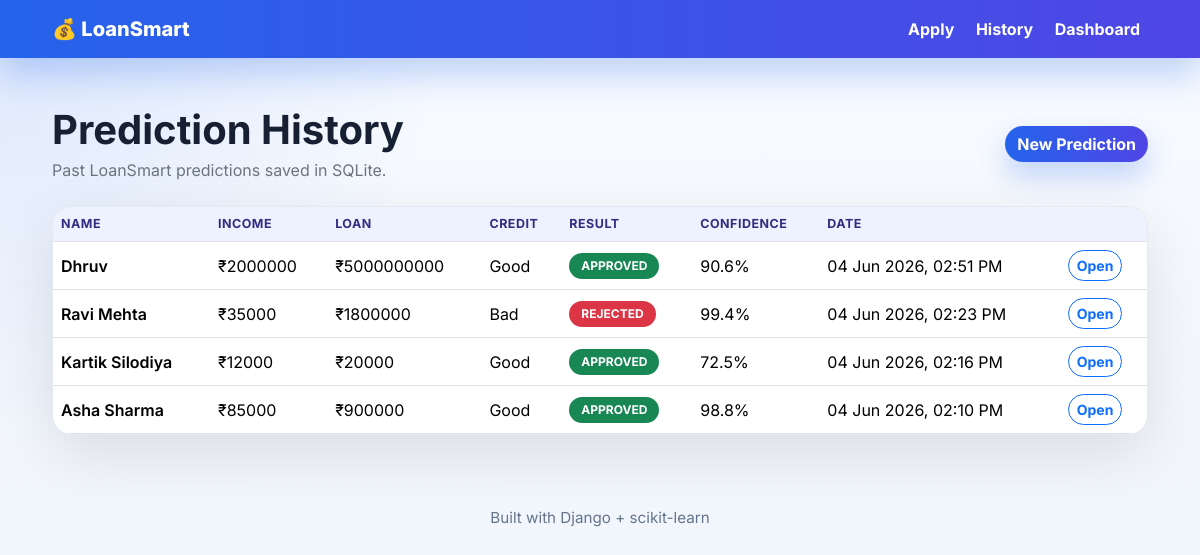
Before: /history/ with the older database file.
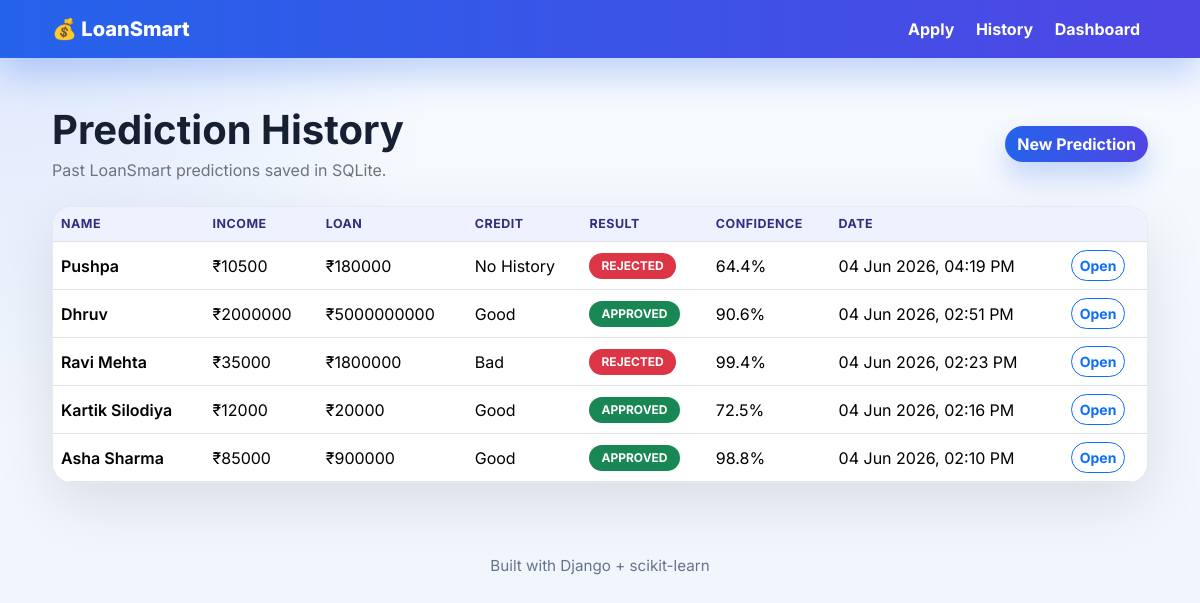
After: the same page with the newer database file.
### loan_app/models.py (models this page shows, shortened)
class LoanApplication(models.Model):
    GENDER_CHOICES = [
        ("Male", "Male"),
        ("Female", "Female"),
    ]
    EMPLOYMENT_CHOICES = [
        ("Salaried", "Salaried"),
        ("Self-Employed", "Self-Employed"),
        ("Unemployed", "Unemployed"),
    ]
    DURATION_CHOICES = [
        (12, "12 months"),
        (24, "24 months"),
        (36, "36 months"),
        (60, "60 months"),
    ]
    CREDIT_HISTORY_CHOICES = [
        ("Good", "Good"),
        ("Bad", "Bad"),
        ("No History", "No History"),
    ]
    DEPENDENTS_CHOICES = [
        ("0", "0"),
        ("1", "1"),
        ("2", "2"),
        ("3+", "3+"),
    ]
    PREDICTION_CHOICES = [
        ("APPROVED", "Approved"),
        ("REJECTED", "Rejected"),
    ]
    full_name = models.CharField(max_length=100)
    age = models.PositiveIntegerField()
    gender = models.CharField(max_length=10, choices=GENDER_CHOICES)
    monthly_income = models.PositiveIntegerField(help_text="Monthly income in ₹")
    employment_status = models.CharField(max_length=20, choices=EMPLOYMENT_CHOICES)
    loan_amount = models.PositiveIntegerField(help_text="Requested loan amount in ₹")
    loan_duration = models.PositiveIntegerField(choices=DURATION_CHOICES)
    credit_history = models.CharField(max_length=20, choices=CREDIT_HISTORY_CHOICES)
    dependents = models.CharField(max_length=2, choices=DEPENDENTS_CHOICES)
    existing_emis = models.PositiveIntegerField(default=0, help_text="Existing EMIs per month in ₹")
    prediction = models.CharField(
        max_length=10,
        choices=PREDICTION_CHOICES,
        blank=True,
    )
    confidence = models.FloatField(default=0)
    tips = models.JSONField(default=list, blank=True)
    created_at = models.DateTimeField(auto_now_add=True)
    class Meta:
        ordering = ["-created_at"]

### loan_app/views.py (the view)
# urls.py: path("history/", views.history, name="history"),
def history(request):
    applications = LoanApplication.objects.all()
    return render(request, "history.html", {"applications": applications})

### loan_app/templates/history.html (shortened to what this page needs)
{% extends "base.html" %}
{% block content %}
<div class="d-flex flex-column flex-sm-row justify-content-between align-items-sm-center gap-3 mb-4">
    <div>
        <h1 class="fw-bold mb-1">Prediction History</h1>
        <p class="text-secondary mb-0">Past LoanSmart predictions saved in SQLite.</p>
    </div>
    <a class="btn btn-gradient" href="{% url 'loan_app:form' %}">New Prediction</a>
</div>
{% if applications %}
    <div class="history-card bg-white table-responsive">
        <table class="table history-table align-middle mb-0">
            <thead>
            <tr>
                <th>Name</th>
                <th>Income</th>
                <th>Loan</th>
                <th>Credit</th>
                <th>Result</th>
                <th>Confidence</th>
                <th>Date</th>
                <th></th>
            </tr>
            </thead>
            <tbody>
            {% for application in applications %}
                <tr>
                    <td class="fw-semibold">{{ application.full_name }}</td>
                    <td>₹{{ application.monthly_income }}</td>
                    <td>₹{{ application.loan_amount }}</td>
                    <td>{{ application.credit_history }}</td>
                    <td>
                        {% if application.prediction == "APPROVED" %}
                            <span class="badge status-badge text-bg-success">APPROVED</span>
                        {% else %}
                            <span class="badge status-badge text-bg-danger">REJECTED</span>
                        {% endif %}
                    </td>
                    <td>{{ application.confidence }}%</td>
                    <td>{{ application.created_at|date:"d M Y, h:i A" }}</td>
                    <td><a class="btn btn-sm btn-outline-primary" href="{% url 'loan_app:result' application.pk %}">Open</a></td>
                </tr>
            {% endfor %}
            </tbody>
        </table>
    </div>
{% endif %}
{% endblock %}

### loan_app/templates/base.html (shortened to what this page needs)
<!doctype html>
<html lang="en">
<head>
    <link href="https://cdn.jsdelivr.net/npm/bootstrap@5.3.3/dist/css/bootstrap.min.css" rel="stylesheet">
</head>
<body>
<nav class="navbar navbar-expand-lg">
    <div class="container page-shell">
        <a class="navbar-brand" href="{% url 'loan_app:form' %}">💰 LoanSmart</a>
        <div class="collapse navbar-collapse" id="mainNav">
            <div class="navbar-nav ms-auto">
                <a class="nav-link" href="{% url 'loan_app:form' %}">Apply</a>
                <a class="nav-link" href="{% url 'loan_app:history' %}">History</a>
                <a class="nav-link" href="{% url 'loan_app:dashboard' %}">Dashboard</a>
            </div>
        </div>
    </div>
</nav>
<main class="container page-shell py-4 py-md-5">
    {% block content %}{% endblock %}
</main>
<footer class="app-footer text-center py-4">
    Built with Django + scikit-learn
</footer>
</body>
</html>

### loan_app/templates/base.html (style rules this page uses)
:root { --brand-blue: #2563eb; --brand-indigo: #4f46e5; --ink: #172033; --muted: #64748b; --soft-blue: #eff6ff; --line: #e5e7eb; }
* { transition: background-color 0.2s ease, border-color 0.2s ease, box-shadow 0.2s ease, transform 0.2s ease; }
body { min-height: 100vh; background: radial-gradient(circle at top left, rgba(37, 99, 235, 0.12), transparent 28rem), linear-gradient(180deg, #f8fbff 0%, #eef3fb 100%); color: var(--ink); font-family: "Inter", system-ui, -apple-system, BlinkMacSystemFont, "Segoe UI", sans-serif; }
.navbar-brand { font-weight: 800; letter-spacing: 0; }
.navbar { background: linear-gradient(90deg, var(--brand-blue), var(--brand-indigo)); box-shadow: 0 16px 36px rgba(37, 99, 235, 0.28); }
.navbar .navbar-brand, .navbar .nav-link { color: #ffffff; }
.navbar .nav-link { border-radius: 999px; font-weight: 700; margin-left: 0.35rem; padding: 0.55rem 1rem; }
.page-shell { max-width: 1120px; }
.form-card, .result-panel, .history-card { border: 1px solid rgba(226, 232, 240, 0.9); border-radius: 20px; box-shadow: 0 20px 60px rgba(0, 0, 0, 0.1); }
.btn { border-radius: 999px; font-weight: 700; }
.btn-gradient { background: linear-gradient(90deg, var(--brand-blue), var(--brand-indigo)); border: 0; color: #ffffff; box-shadow: 0 14px 28px rgba(37, 99, 235, 0.25); }
.app-footer { color: var(--muted); font-size: 0.95rem; }

### loan_app/templates/history.html (style rules this page uses)
.history-table thead th { background: #eef2ff; color: #312e81; font-size: 0.78rem; letter-spacing: 0.04em; text-transform: uppercase; }
.history-table tbody tr:nth-child(odd) { background: #ffffff; }
.history-table tbody tr:nth-child(even) { background: #f8fbff; }
.status-badge { border-radius: 999px; padding: 0.45rem 0.75rem; }

Changed rows visible on the page:
added LoanApplication: full_name "Pushpa", monthly_income "10500", loan_amount "180000", credit_history "No History", prediction "REJECTED", confidence "64.4", created_at "04 Jun 2026, 04:19 PM"
